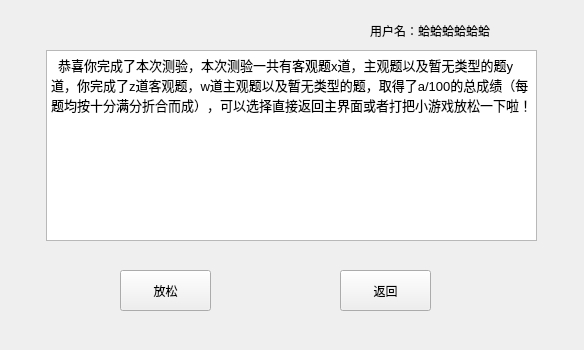
<?xml version="1.0" encoding="UTF-8"?>
<ui version="4.0">
 <class>QuizResultForm</class>
 <widget class="QWidget" name="QuizResultForm">
  <property name="geometry">
   <rect>
    <x>0</x>
    <y>0</y>
    <width>584</width>
    <height>350</height>
   </rect>
  </property>
  <property name="windowTitle">
   <string>测试结果</string>
  </property>
  <widget class="QPushButton" name="goBackButton">
   <property name="geometry">
    <rect>
     <x>340</x>
     <y>270</y>
     <width>91</width>
     <height>41</height>
    </rect>
   </property>
   <property name="styleSheet">
    <string notr="true">font: 75 10pt &quot;Consolas&quot; rgb(241, 255, 235);</string>
   </property>
   <property name="text">
    <string>返回</string>
   </property>
  </widget>
  <widget class="QPushButton" name="relaxButton">
   <property name="geometry">
    <rect>
     <x>120</x>
     <y>270</y>
     <width>91</width>
     <height>41</height>
    </rect>
   </property>
   <property name="styleSheet">
    <string notr="true">font: 75 10pt &quot;Consolas&quot; rgb(241, 255, 235);</string>
   </property>
   <property name="text">
    <string>放松</string>
   </property>
  </widget>
  <widget class="QTextEdit" name="textEdit">
   <property name="geometry">
    <rect>
     <x>46</x>
     <y>50</y>
     <width>491</width>
     <height>191</height>
    </rect>
   </property>
   <property name="styleSheet">
    <string notr="true">font: 75 10pt &quot;Consolas&quot; rgb(241, 255, 235);</string>
   </property>
   <property name="html">
    <string>&lt;!DOCTYPE HTML PUBLIC &quot;-//W3C//DTD HTML 4.0//EN&quot; &quot;http://www.w3.org/TR/REC-html40/strict.dtd&quot;&gt;
&lt;html&gt;&lt;head&gt;&lt;meta name=&quot;qrichtext&quot; content=&quot;1&quot; /&gt;&lt;style type=&quot;text/css&quot;&gt;
p, li { white-space: pre-wrap; }
&lt;/style&gt;&lt;/head&gt;&lt;body style=&quot; font-family:'Consolas'; font-size:10pt; font-weight:72; font-style:normal;&quot;&gt;
&lt;p style=&quot; margin-top:0px; margin-bottom:0px; margin-left:0px; margin-right:0px; -qt-block-indent:0; text-indent:0px;&quot;&gt;  恭喜你完成了本次测验，本次测验一共有客观题x道，主观题以及暂无类型的题y道，你完成了z道客观题，w道主观题以及暂无类型的题，取得了a/100的总成绩（每题均按十分满分折合而成），可以选择直接返回主界面或者打把小游戏放松一下啦！&lt;/p&gt;&lt;/body&gt;&lt;/html&gt;</string>
   </property>
  </widget>
  <widget class="QLabel" name="userNamelabel">
   <property name="geometry">
    <rect>
     <x>370</x>
     <y>10</y>
     <width>191</width>
     <height>41</height>
    </rect>
   </property>
   <property name="styleSheet">
    <string notr="true">font: 9pt &quot;Consolas&quot; rgb(255, 14, 30);</string>
   </property>
   <property name="text">
    <string>用户名：蛤蛤蛤蛤蛤蛤</string>
   </property>
  </widget>
 </widget>
 <resources/>
 <connections/>
</ui>
